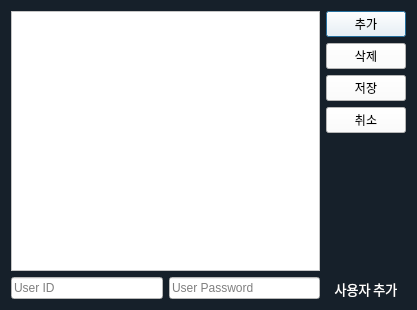
<?xml version="1.0" encoding="UTF-8"?>
<ui version="4.0">
 <class>Dialog</class>
 <widget class="QDialog" name="Dialog">
  <property name="geometry">
   <rect>
    <x>0</x>
    <y>0</y>
    <width>417</width>
    <height>310</height>
   </rect>
  </property>
  <property name="windowTitle">
   <string>User List</string>
  </property>
  <property name="styleSheet">
   <string notr="true">background-color:rgb(22,32,42);</string>
  </property>
  <layout class="QGridLayout" name="gridLayout">
   <item row="0" column="0">
    <layout class="QHBoxLayout" name="horizontalLayout">
     <item>
      <layout class="QVBoxLayout" name="verticalLayout_3">
       <item>
        <widget class="QListWidget" name="listWidget">
         <property name="font">
          <font>
           <family>Noto Sans KR Medium</family>
           <pointsize>14</pointsize>
          </font>
         </property>
         <property name="styleSheet">
          <string notr="true">background-color:rgb(255, 255, 255);</string>
         </property>
        </widget>
       </item>
       <item>
        <layout class="QGridLayout" name="gridLayout_2">
         <item row="0" column="0">
          <widget class="QLineEdit" name="user_id">
           <property name="styleSheet">
            <string notr="true">background-color:rgb(255, 255, 255);</string>
           </property>
           <property name="placeholderText">
            <string>User ID</string>
           </property>
          </widget>
         </item>
         <item row="0" column="1">
          <widget class="QLineEdit" name="user_pw">
           <property name="styleSheet">
            <string notr="true">background-color:rgb(255, 255, 255);</string>
           </property>
           <property name="placeholderText">
            <string>User Password</string>
           </property>
          </widget>
         </item>
        </layout>
       </item>
      </layout>
     </item>
     <item>
      <layout class="QVBoxLayout" name="verticalLayout_2">
       <property name="spacing">
        <number>6</number>
       </property>
       <property name="sizeConstraint">
        <enum>QLayout::SetDefaultConstraint</enum>
       </property>
       <item>
        <widget class="QPushButton" name="add_button">
         <property name="styleSheet">
          <string notr="true">background-color:rgb(255, 255, 255);</string>
         </property>
         <property name="text">
          <string>추가</string>
         </property>
        </widget>
       </item>
       <item>
        <widget class="QPushButton" name="delete_button">
         <property name="styleSheet">
          <string notr="true">background-color:rgb(255, 255, 255);</string>
         </property>
         <property name="text">
          <string>삭제</string>
         </property>
        </widget>
       </item>
       <item>
        <widget class="QPushButton" name="save_button">
         <property name="styleSheet">
          <string notr="true">background-color:rgb(255, 255, 255);</string>
         </property>
         <property name="text">
          <string>저장</string>
         </property>
        </widget>
       </item>
       <item>
        <widget class="QPushButton" name="cancel_button">
         <property name="styleSheet">
          <string notr="true">background-color:rgb(255, 255, 255);</string>
         </property>
         <property name="text">
          <string>취소</string>
         </property>
        </widget>
       </item>
       <item>
        <spacer name="verticalSpacer">
         <property name="orientation">
          <enum>Qt::Vertical</enum>
         </property>
         <property name="sizeType">
          <enum>QSizePolicy::Expanding</enum>
         </property>
         <property name="sizeHint" stdset="0">
          <size>
           <width>20</width>
           <height>40</height>
          </size>
         </property>
        </spacer>
       </item>
       <item>
        <widget class="QLabel" name="info">
         <property name="font">
          <font>
           <family>Noto Sans KR Medium</family>
           <pointsize>10</pointsize>
          </font>
         </property>
         <property name="styleSheet">
          <string notr="true">color: rgb(255, 255, 255);</string>
         </property>
         <property name="text">
          <string>사용자 추가</string>
         </property>
         <property name="alignment">
          <set>Qt::AlignCenter</set>
         </property>
        </widget>
       </item>
      </layout>
     </item>
    </layout>
   </item>
  </layout>
 </widget>
 <resources/>
 <connections/>
</ui>
